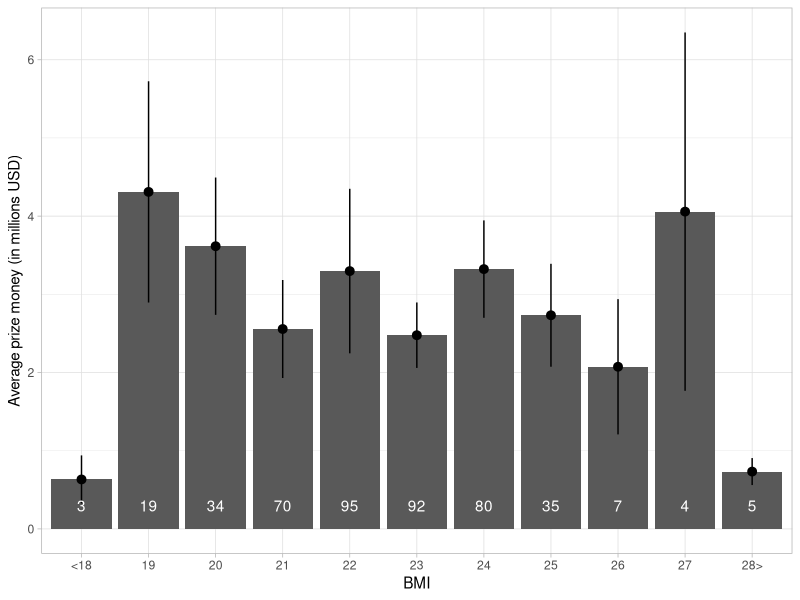
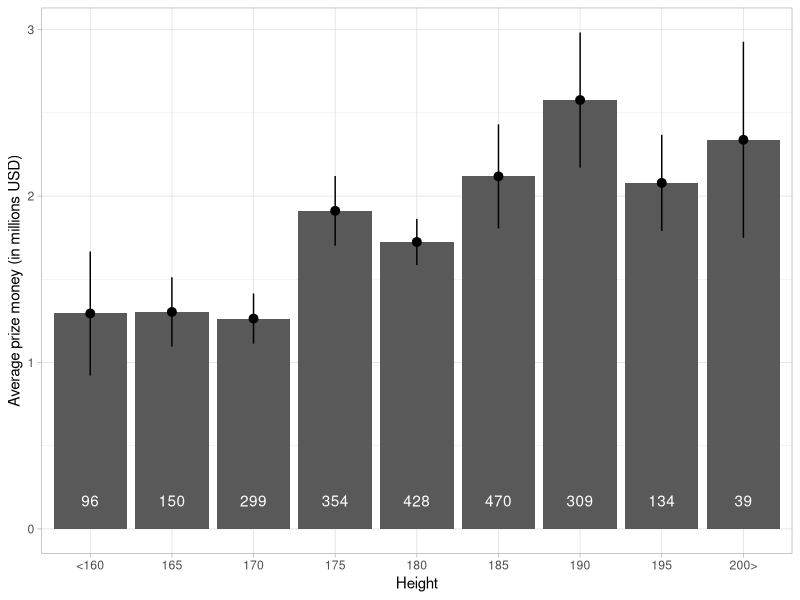
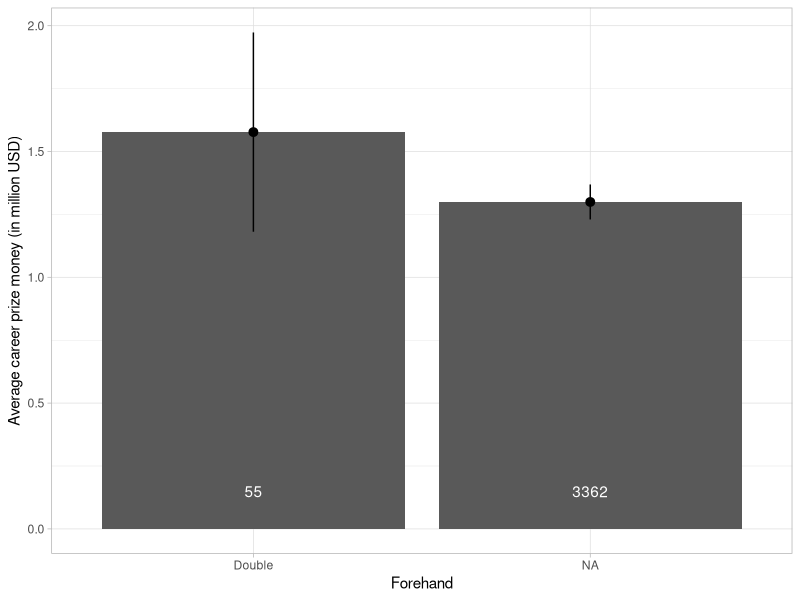
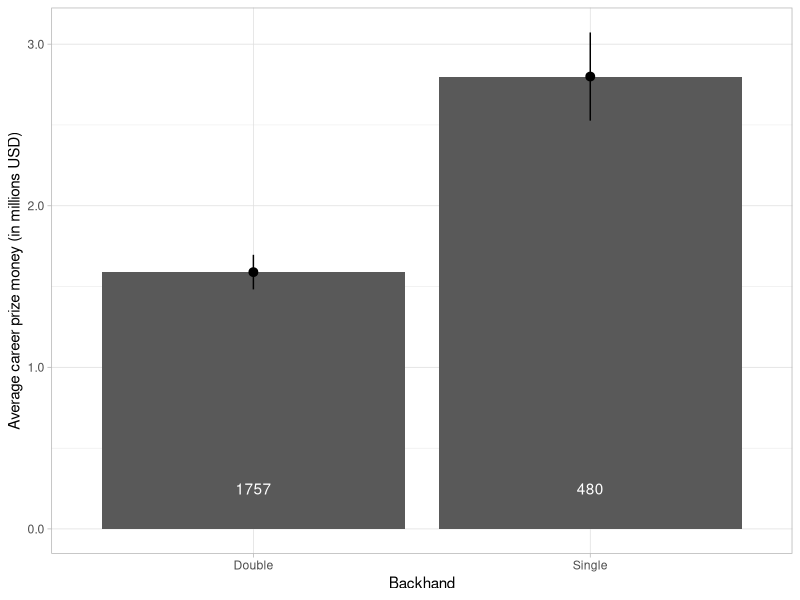
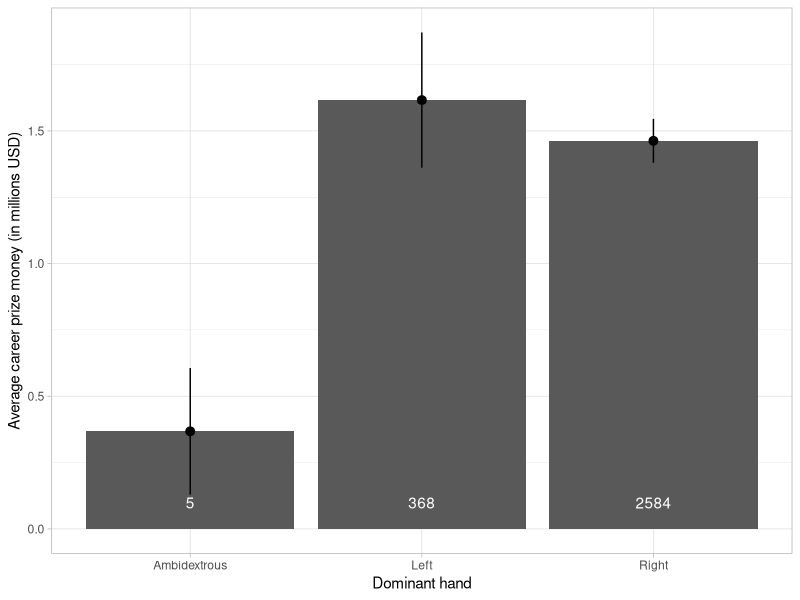

R code for these plots, in order: (Note: this script raises an error after producing the figures.)
library(tidyverse)
library(ggplot2)

graph1 <- read_csv("huge_csv.csv") |>
  filter(height != 0) |>
  mutate(BMI = (weight/1000)/(height^2)) |>
  mutate(weight_kg = weight/1000)

#BMI
BMI_filtered <- graph1 |> 
  filter(!is.na(BMI)) |> 
  mutate(BMI_bin = case_when(
    BMI < 18.5 ~ "<18",
    BMI >= 27.5 ~ "28>",
    TRUE ~ as.character(round(BMI))
  )) |>
  group_by(BMI_bin) |>
  summarise(average_money = mean(prize_money),
            sd_money = sd(prize_money),
            n = n()) |>
  mutate(
    se_money = sd_money / sqrt(n),
    lower_money = average_money - se_money,
    upper_money = average_money + se_money)

ggplot(data = BMI_filtered) +
  aes(x = BMI_bin, y = average_money) +
  theme_light() +
  scale_x_discrete() +
  scale_y_continuous(labels = scales::number_format(scale = 1e-6, accuracy = 1, suffix = "")) + 
  stat_summary_bin(fun = "mean", geom = "col", binwidth = 1) +
  labs(y = "Average prize money (in millions USD)",
       x = "BMI") +
  geom_pointrange(aes(ymin = lower_money, ymax = upper_money, na.rm = NULL)) +
  geom_text(aes(label = n), y = 300000, color = 'white')

#HEIGHT
height_filtered <- graph1 |> 
  filter(!is.na(height)) |> 
  mutate(height_bin = case_when(
    height >= 1.975 ~ "200>",
    height < 1.625 ~ "<160",
    TRUE ~ as.character(round(height*20)*5)
  )) |>
  group_by(height_bin) |>
  summarise(average_money = mean(prize_money),
            sd_money = sd(prize_money),
            n = n()) |>
  mutate(
    se_money = sd_money / sqrt(n),
    lower_money = average_money - se_money,
    upper_money = average_money + se_money)

ggplot(data = height_filtered) +
  aes(x = height_bin, y = average_money) +
  theme_light() +
  scale_x_discrete() +
  scale_y_continuous(labels = scales::number_format(scale = 1e-6, accuracy = 1, suffix = "")) + 
  stat_summary_bin(fun = "mean", geom = "col", binwidth = 5) +
  labs(y = "Average prize money (in millions USD)",
       x = "Height") +
  geom_pointrange(aes(ymin = lower_money, ymax = upper_money, na.rm = NULL)) +
  geom_text(aes(label = n), y = 170000, color = 'white')

#FOREHAND
forehand_filtered <- read_csv("huge_csv.csv") |> 
  group_by(forehand) |> 
  summarise(average_money = mean(prize_money),
            sd_money = sd(prize_money),
            n = n()) |>
  mutate(
    se_money = sd_money / sqrt(n),
    lower_money = average_money - se_money,
    upper_money = average_money + se_money)

ggplot(data = forehand_filtered) +
  aes(x = forehand, y = average_money) +
  theme_light()+
  scale_y_continuous(labels = scales::number_format(scale = 1e-6, accuracy = 0.1, suffix = ""))+
  geom_col()+
  geom_pointrange(aes(ymin = lower_money, ymax = upper_money))+
  annotate("text",                        
           x = NA, y = 150000, 
           label = "3362", 
           family = 'sans', 
           colour = 'white')+
  annotate("text", 
           x = 'double', y = 150000, 
           label = "55", 
           family = 'sans', 
           colour = 'white') + 
  labs(y = "Average career prize money (in million USD)",
       x = "Forehand")+
  scale_x_discrete(labels = c("double" = "Double"))

#BACKHAND
backhand_filtered <- read_csv('huge_csv.csv') |> 
  filter(!is.na(backhand)) |> 
  group_by(backhand) |>
  summarise(average_money = mean(prize_money),
            sd_money = sd(prize_money),
            n = n()) |>
  mutate(
    se_money = sd_money / sqrt(n),
    lower_money = average_money - se_money,
    upper_money = average_money + se_money)

ggplot(data = backhand_filtered) +
  aes(x = backhand, y = average_money) +
  theme_light()+
  geom_col()+
  geom_pointrange(aes(ymin = lower_money, ymax = upper_money))+
  scale_y_continuous(labels = scales::number_format(scale = 1e-6, accuracy = 0.1, suffix = ""))+
  annotate("text",                        
           x = 'single', y = 250000, 
           label = "480", 
           family = 'sans',
           color = 'white')+
  annotate("text", 
           x = 'double', y = 250000, 
           label = "1757", 
           family = 'sans',
           color = 'white') + 
  labs(y = "Average career prize money (in millions USD)",
       x = "Backhand") +
  scale_x_discrete(labels = c("double" = "Double", "single" = "Single"))

#DOMINANT_HAND
dominant_hand_filtered <- read_csv("huge_csv.csv") |> 
  filter(!is.na(dominant_hand)) |> 
  group_by(dominant_hand) |>
  summarise(average_money = mean(prize_money),
            sd_money = sd(prize_money),
            n = n()) |>
  mutate(
    se_money = sd_money / sqrt(n),
    lower_money = average_money - se_money,
    upper_money = average_money + se_money)

ggplot(data = dominant_hand_filtered) +
  aes(x = dominant_hand, y = average_money) +
  theme_light()+
  scale_y_continuous(labels = scales::number_format(scale = 1e-6, accuracy = 0.1, suffix = ""))+
  geom_col()+
  geom_pointrange(aes(ymin = lower_money, ymax = upper_money))+
  annotate("text",                        
           x = 'right', y = 100000, 
           label = "2584", 
           family = 'sans', 
           colour = 'white')+
  annotate("text", 
           x = 'left', y = 100000, 
           label = "368", 
           family = 'sans', 
           colour = 'white') +
  annotate("text", 
           x = 'ambidextrous', y = 100000, 
           label = "5", 
           family = 'sans', 
           colour = 'white') + 
  labs(x = 'Dominant hand',                                                    
       y = 'Average career prize money (in millions USD)') +
  scale_x_discrete(labels = c("ambidextrous" = "Ambidextrous", "left" = "Left", "right" = "Right"))

#COUNTRIES
gdp <- read_csv("gdp_with_category.csv") |>
  select(country = "Country Name", category) |>
  mutate(country = recode(country,
                          "Czechia" = "Czech Republic",
                          "Egypt, Arab Rep." = "Egypt",
                          "Hong Kong SAR, China" = "Hong Kong",
                          "Iran, Islamic Rep." = "Iran",
                          "Russian Federation" = "Russia",
                          "Cote d'Ivoire" = "Ivory Coast",
                          "Kyrgyz Republic" = "Kyrgyzstan",
                          "North Macedonia" = "Macedonia",
                          "Slovak Republic" = "Slovakia",
                          "Korea, Rep." = "South Korea",
                          "Bahamas, The" = "The Bahamas",
                          "Turkiye" = "Turkey",
                          "Viet Nam" = "Vietnam"))

countries_filtered <- read_csv("huge_csv.csv") |> 
  filter(!is.na(dominant_hand)) |> 
  group_by(dominant_hand) |>
  summarise(average_money = mean(prize_money),
            sd_money = sd(prize_money),
            n = n()) |>
  mutate(
    se_money = sd_money / sqrt(n),
    lower_money = average_money - se_money,
    upper_money = average_money + se_money)

data <- read_csv("huge_csv.csv") |>
  select(country, prize_money) |>
  na.omit() |>
  mutate(country = recode(country,
                          "Kingdom of Romania" = "Romania",
                          "Great Britain" = "United Kingdom",
                          "Chinese Taipei" = "Taiwan",
                          "Republic of Ireland" = "Ireland",
                          "Serbia and Montenegro" = "Serbia",
                          "Czechoslovakia" = "Czech Republic",
                          "Union of South Africa" = "South Africa"))

all_data <-merge(data, gdp, by="country", all.x = T) |>
  na.omit()

countries_filtered <- all_data |> 
  filter(!is.na(category)) |> 
  group_by(category) |>
  summarise(average_money = mean(prize_money),
            sd_money = sd(prize_money),
            n = n()) |>
  mutate(
    se_money = sd_money / sqrt(n),
    lower_money = average_money - se_money,
    upper_money = average_money + se_money)

merged <- merge(data, gdp, by="country", all.x = T) |>
  na.omit() |>
  group_by(category) |>
  summarise(mean_prize_money = mean(prize_money), n_players = length(country))

ggplot(data = countries_filtered) +
  aes(x = reorder(category, average_money), y = average_money) +
  labs(
    x = "Countries grouped by income",
    y = "Average prize money (in millions USD)"
  ) +
  geom_col()+
  geom_pointrange(aes(ymin = lower_money, ymax = upper_money))+
  theme_light() +
  scale_y_continuous(labels = scales::number_format(scale = 1e-6, accuracy = 0.1, suffix = ""))+
  geom_text(aes(label = n),
            y = 50000, color = "white")
